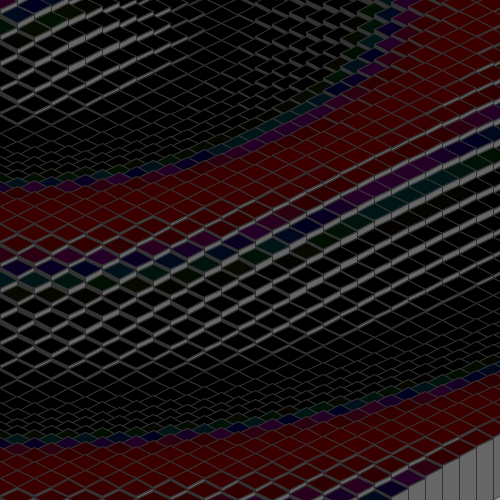
Frame 1 (no input)
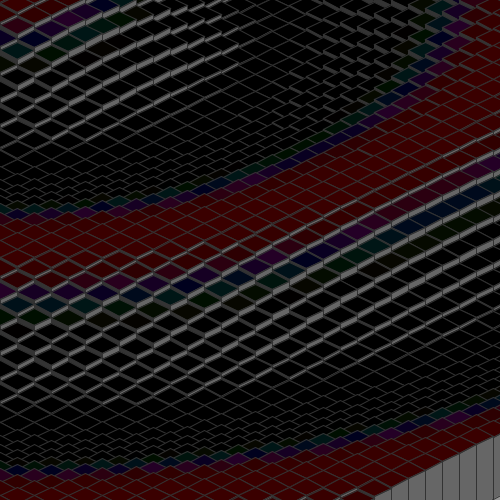
Frame 60 (the mouse pressed at the canvas centre just before this capture)
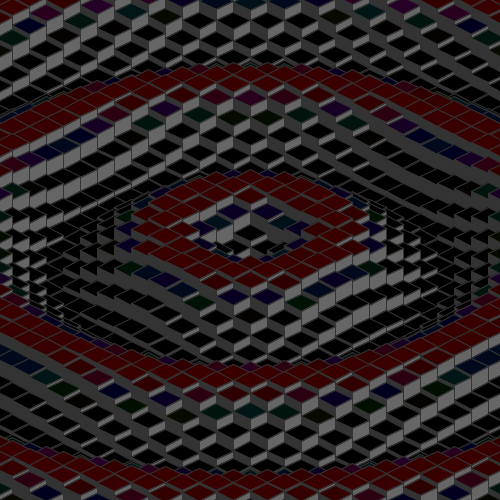
Frame 120 (the mouse held since frame 60 and released just before this capture)

The Processing sketch that drew these frames (run headless with seeded random() and noise(); from frame 60 on, the mouse is pressed at the canvas centre):

// Processing sketch: processing_27769
// ── processing_27769.pde

/*
Modified by Alastair Gray. (Original by Jared "BlueThen" C,  'Wavy'.)
*/

float compression = .55;
float a;
float speed = 0.8;

void setup()
{

  size(500,500);
  colorMode(HSB, 10);
  
  //compression = (dist(mouseX,mouseY, width/500.0,height/500.0)*compression++);
  
  
  stroke(2);

  frameRate(30);
}
void draw()
{
  
  
  

  speed = (width/2-dist(mouseX,mouseY, width/2,height/2)) / (width/2);
  
 // if (mouseX < width-100 > width-400, mouseY < height-100 > height-400){
    
    if ((mouseX < width -100)&&(mouseX > 100)){
      
   
    compression = .88;
    
  }else{
    compression = .55;
  }
  
  compression = (width/2-dist(mouseX,mouseY, width/2,height/2))/( dist(0,0, width/2, height/2));




    //When "i" is less than "35"...
   


  a -= speed;

  background(6);

  for (int x = -42; x < 42; x++) {
    //if (x > - 20) {
     // compression = .88;
    
    
    for (int z = -42; z < 42; z++) {

      //for (int y = int(10 * cos(0.55 * distance(x,z,0,0) - a))); halfw+halfh >= 250; int a -= 0.5;)  {     


      int y = int(24 * cos(compression * distance(x,z,0,0) - a));





      float xm = x*17 -8.5;
      float xt = x*17 +8.5;
      float zm = z*17 -8.5;
      float zt = z*17 +8.5;

      int halfw = mouseX;
      int halfh = mouseY;


      int isox1 = int(xm - zm + halfw);
      int isoy1 = int((xm + zm) * 0.5 + halfh);
      int isox2 = int(xm - zt + halfw);
      int isoy2 = int((xm + zt) * 0.5 + halfh);
      int isox3 = int(xt - zt + halfw);
      int isoy3 = int((xt + zt) * 0.5 + halfh);
      int isox4 = int(xt - zm + halfw);
      int isoy4 = int((xt + zm) * 0.5 + halfh);

      fill (2);
      quad(isox2, isoy2-y, isox3, isoy3-y, isox3, isoy3+40, isox2, isoy2+40);
      fill (4);
      quad(isox3, isoy3-y, isox4, isoy4-y, isox4, isoy4+40, isox3, isoy3+40);


      fill(.001 + y * .55, y/.1, +y*.1); /*Original line of code : From "Wave Optimized" Advanced features added by Nate "ZombieProof" Created November 28, 2010.
                                           Edited by Alastair Gray.*/
      quad(isox1, isoy1-y, isox2, isoy2-y, isox3, isoy3-y, isox4, isoy4-y);
    }
  }
}
  



float distance(float x,float y,float cx,float cy) {
  return sqrt(sq(cx - x) + sq(cy - y));
}
